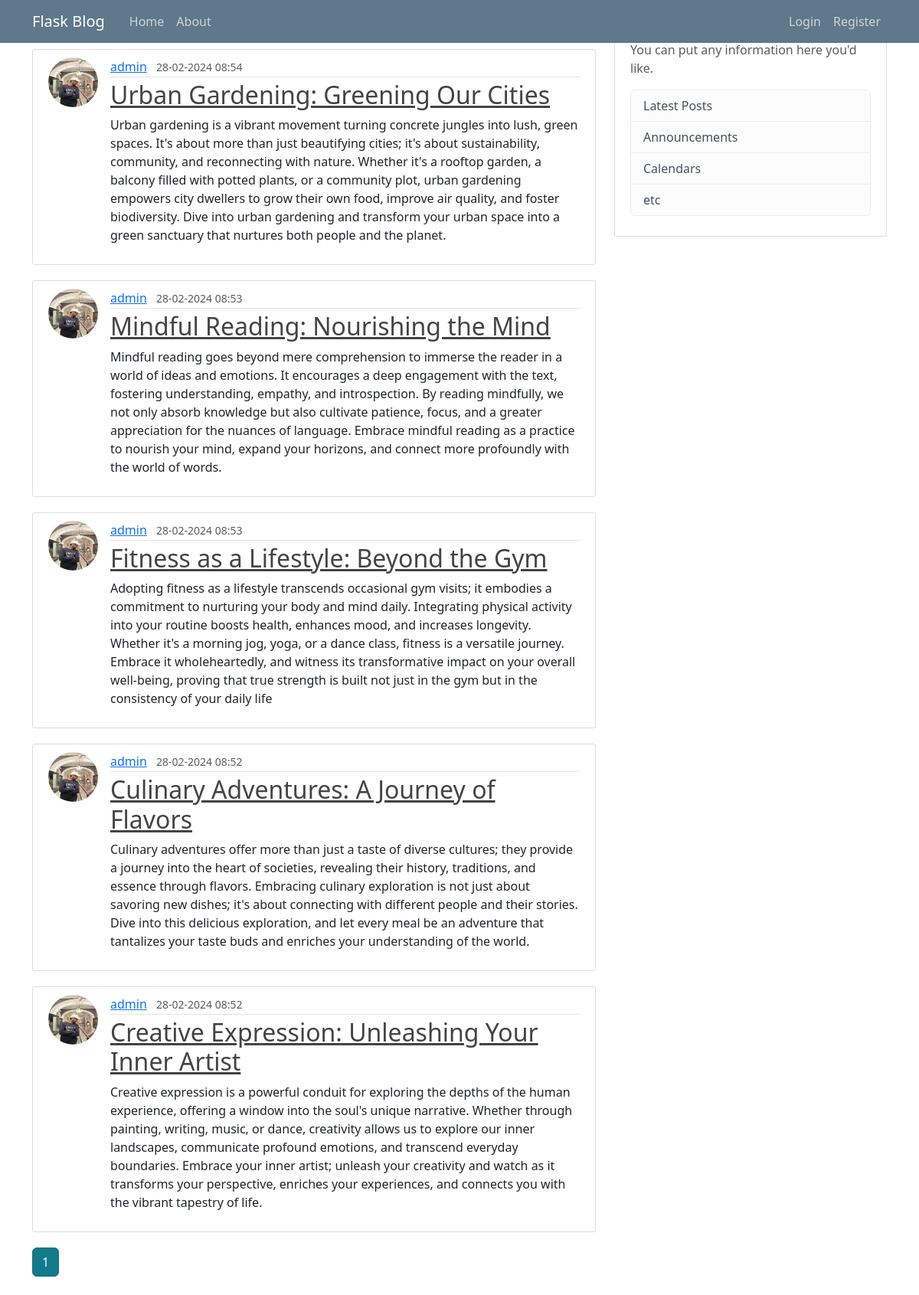
Screenshot of /user/admin with the database file from the repository.
### app/models.py (models this page shows, shortened)
class Posts(db.Model):
    id = db.Column(db.Integer, primary_key=True)
    title = db.Column(db.String(20), nullable=False)
    date_posted = db.Column(db.DateTime, nullable=False, default=datetime.utcnow)
    content = db.Column(db.Text, nullable=False)
    user_id = db.Column(db.Integer, db.ForeignKey('user.id'),nullable=False)

class User(db.Model, UserMixin):
    id = db.Column(db.Integer, primary_key=True)
    username: str = db.Column(db.String(20), unique=True, nullable=False)
    email: str = db.Column(db.String(120), unique=True, nullable=False)
    image_file: str = db.Column(db.String(120), nullable=False, default='default.jpg')
    password = db.Column(db.String(60), nullable=False)
    posts = db.relationship('Posts',
                            backref='author', lazy=True)

### app/routes.py (the view)
@app.route("/user/<string:username>")  # Corrected the route parameter; removed 'str:'
def user_post(username):
    page = request.args.get('page', 1, type=int)  # Ensure 'page' is an integer
    user = User.query.filter_by(username=username).first_or_404()
    posts = Posts.query.filter_by(author=user)\
        .order_by(Posts.date_posted.desc())\
        .paginate(page=page, per_page=5)  # Adjusted per_page to 5 as in the first function
    return render_template('user_post.html', posts=posts, user=user)  # Adjusted to use 'user_posts.html'

### app/templates/user_post.html
{% extends "layout.html" %}
{% block content %}
    <h1 class="mb-3">Post By {{ user.username}} ({{posts.total}})</h1>
    {% for post in posts.items %}
        <article class="media content-section">
            <img class="rounded-circle article-img" src="{{ url_for('static', filename='profile-pictures/' ~ post.author.image_file) }}">
          <div class="media-body">
            <div class="article-metadata">
              <a class="mr-2" href="{{ url_for('user_post', username=post.author.username)}}">{{ post.author.username }}</a>
              <small class="text-muted">{{ post.date_posted.strftime('%d-%m-%Y %H:%M') }}</small>
            </div>
            <h2><a class="article-title" href="{{ url_for('post', post_id=post.id) }}">{{ post.title }}</a></h2>
            <p class="article-content">{{ post.content }}</p>
          </div>
        </article>
    {% endfor %}
    {% for page_num in posts.iter_pages(left_edge=1, right_edge=1, left_current=1, right_current=2) %}
        {% if page_num %}
            {% if posts.page == page_num %}
                <a class="btn btn-info active mb-4" href="{{ url_for('user_post', username=user.username, page=page_num) }}">{{ page_num }}</a>
            {% else %}
                <a class="btn btn-outline-info mb-4" href="{{ url_for('user_post', username=user.username, page=page_num) }}">{{ page_num }}</a>
            {% endif %}
        {% else %}
            ...
        {% endif %}
    {% endfor %}
{% endblock content %}

### app/static/main.css (style rules this page uses)
body { background: #fafafa; color: #333333; margin-top: 5rem; }
h1, h2, h3, h4, h5, h6 { color: #444444; }
.content-section { background: #ffffff; padding: 10px 20px; border: 1px solid #dddddd; border-radius: 3px; margin-bottom: 20px; }
.article-title { color: #444444; }
.article-content { white-space: pre-line; }
.article-img { height: 65px; width: 65px; margin-right: 16px; }
.article-metadata { padding-bottom: 1px; margin-bottom: 4px; border-bottom: 1px solid #e3e3e3 }

### rows the page displays
Posts: image_file (picture), author.username "admin", date_posted "28-02-2024 08:54", title "Urban Gardening: Greening Our Cities", content "Urban gardening is a vibrant movement turning concrete jungles into lush, green spaces. It's about more than just beautifying cities; it's about sustainability, community, and reconnecting with nature. Whether it's a rooftop garden, a balcony filled with potted plants, or a community plot, urban gardening empowers city dwellers to grow their own food, improve air quality, and foster biodiversity. Dive into urban gardening and transform your urban space into a green sanctuary that nurtures both people and the planet."
Posts: image_file (picture), author.username "admin", date_posted "28-02-2024 08:53", title "Mindful Reading: Nourishing the Mind", content "Mindful reading goes beyond mere comprehension to immerse the reader in a world of ideas and emotions. It encourages a deep engagement with the text, fostering understanding, empathy, and introspection. By reading mindfully, we not only absorb knowledge but also cultivate patience, focus, and a greater appreciation for the nuances of language. Embrace mindful reading as a practice to nourish your mind, expand your horizons, and connect more profoundly with the world of words."
Posts: image_file (picture), author.username "admin", date_posted "28-02-2024 08:53", title "Fitness as a Lifestyle: Beyond the Gym", content "Adopting fitness as a lifestyle transcends occasional gym visits; it embodies a commitment to nurturing your body and mind daily. Integrating physical activity into your routine boosts health, enhances mood, and increases longevity. Whether it's a morning jog, yoga, or a dance class, fitness is a versatile journey. Embrace it wholeheartedly, and witness its transformative impact on your overall well-being, proving that true strength is built not just in the gym but in the consistency of your daily life"
Posts: image_file (picture), author.username "admin", date_posted "28-02-2024 08:52", title "Culinary Adventures: A Journey of Flavors", content "Culinary adventures offer more than just a taste of diverse cultures; they provide a journey into the heart of societies, revealing their history, traditions, and essence through flavors. Embracing culinary exploration is not just about savoring new dishes; it's about connecting with different people and their stories. Dive into this delicious exploration, and let every meal be an adventure that tantalizes your taste buds and enriches your understanding of the world."
Posts: image_file (picture), author.username "admin", date_posted "28-02-2024 08:52", title "Creative Expression: Unleashing Your Inner Artist", content "Creative expression is a powerful conduit for exploring the depths of the human experience, offering a window into the soul's unique narrative. Whether through painting, writing, music, or dance, creativity allows us to explore our inner landscapes, communicate profound emotions, and transcend everyday boundaries. Embrace your inner artist; unleash your creativity and watch as it transforms your perspective, enriches your experiences, and connects you with the vibrant tapestry of life."

### other values shown
{{ page_num }} "1"
